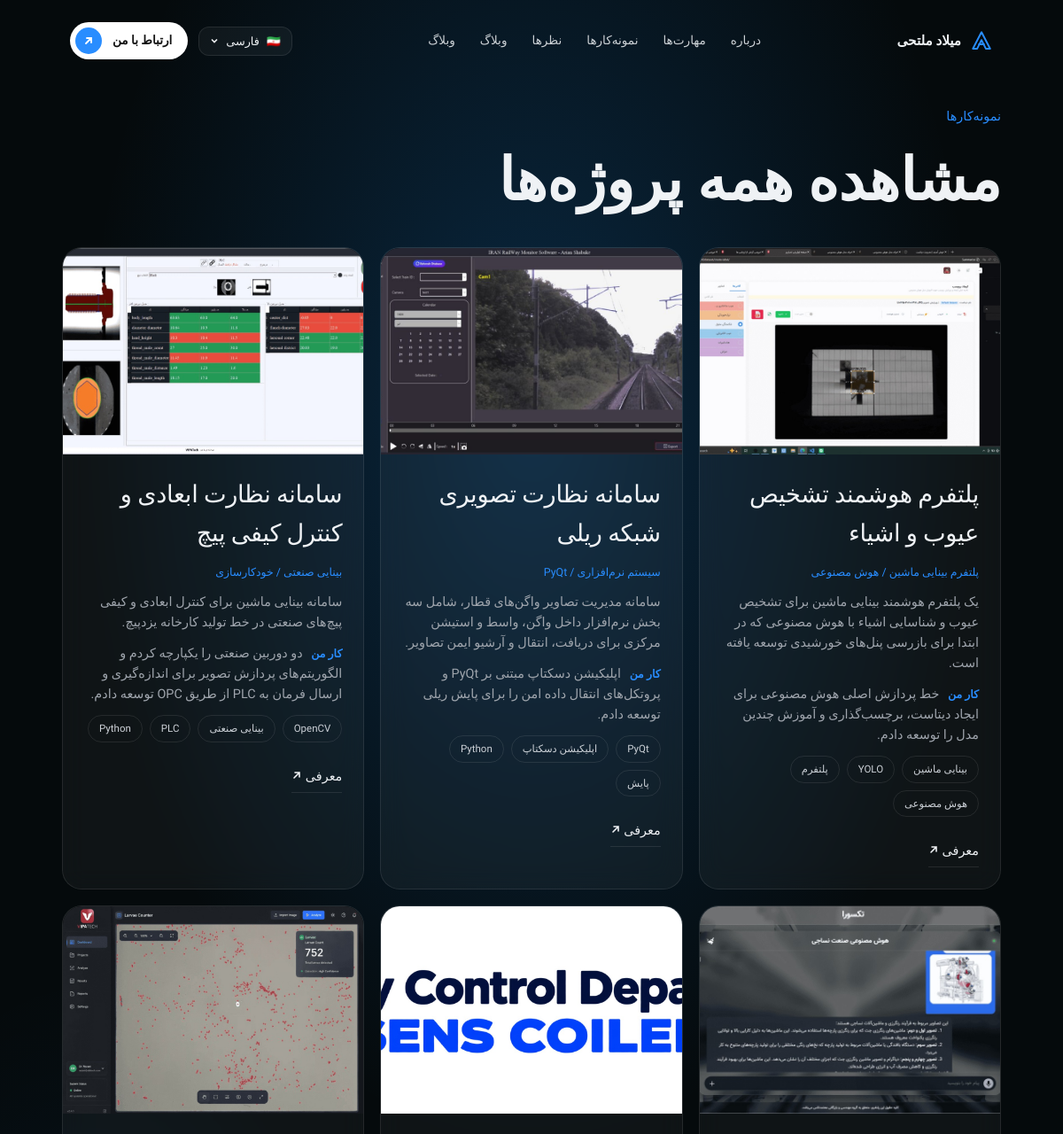
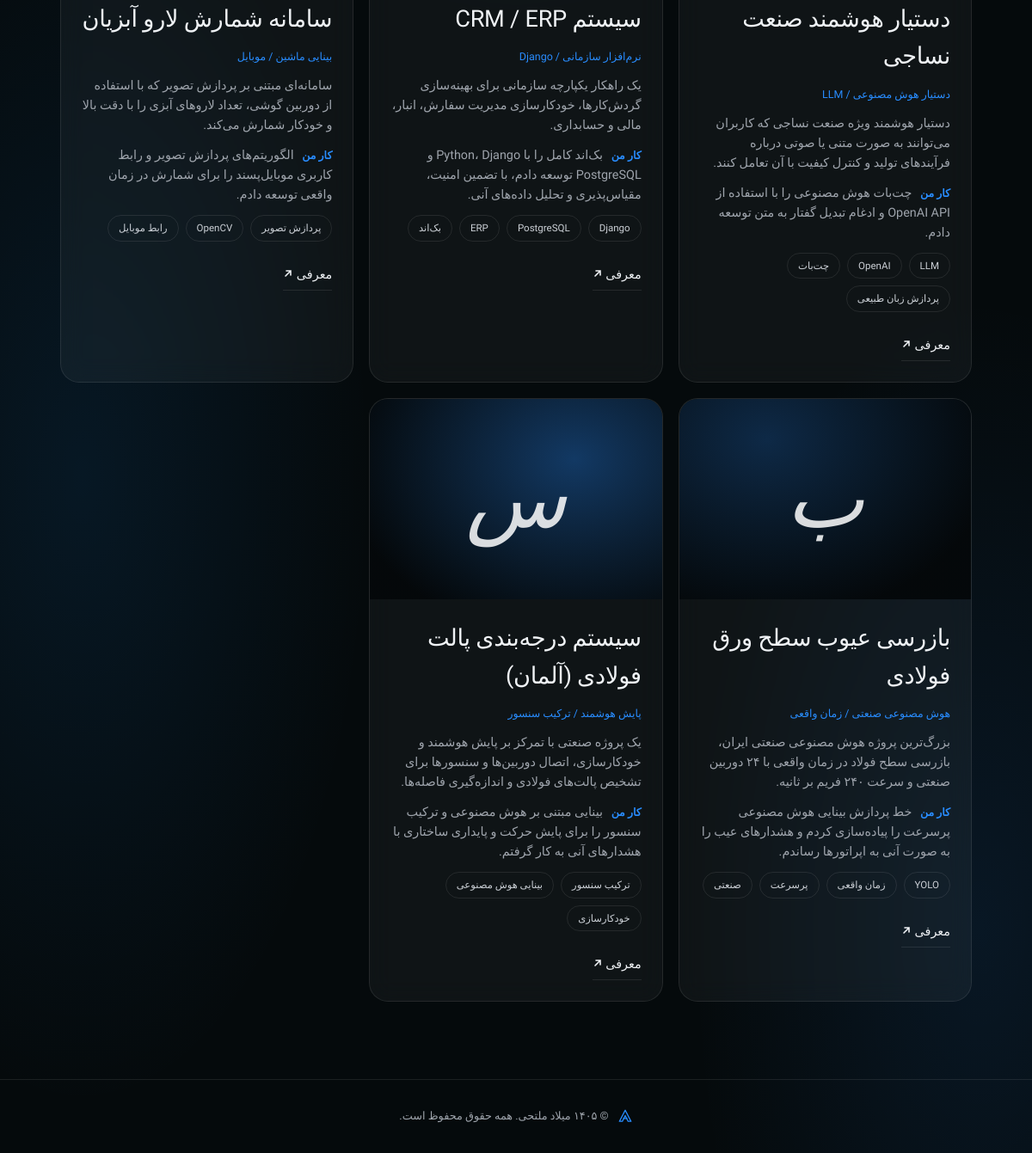
Screenshot of /fa/projects/ with the database file from the repository (2 pictures, top to bottom).
### portfolio/models.py (models this page shows, shortened)
class Bilingual(models.Model):
    class Meta:
        abstract = True
    def tr(self, name, lang):
        other = "en" if lang == "fa" else "fa"
        return getattr(self, f"{name}_{lang}") or getattr(self, f"{name}_{other}")

class Project(Bilingual):
    slug = models.SlugField("اسلاگ (آدرس)", unique=True)
    order = models.PositiveIntegerField("ترتیب", default=0)
    published = models.BooleanField("منتشر شده", default=True)
    image = models.ImageField("تصویر شاخص", upload_to="projects/", blank=True)
    link = models.URLField("لینک پروژه", blank=True)
    title_en = models.CharField("Title (EN)", max_length=120)
    title_fa = models.CharField("عنوان (فارسی)", max_length=120, blank=True)
    kind_en = models.CharField("Type (EN)", max_length=160, blank=True)
    kind_fa = models.CharField("نوع (فارسی)", max_length=160, blank=True)
    desc_en = models.TextField("Short description (EN)")
    desc_fa = models.TextField("توضیح کوتاه (فارسی)", blank=True)
    did_en = models.TextField("What I did (EN)", blank=True)
    did_fa = models.TextField("کار من (فارسی)", blank=True)
    body_en = models.TextField("Case study (EN)", blank=True, help_text="هر پاراگراف را با یک خط خالی جدا کنید")
    body_fa = models.TextField("شرح کامل (فارسی)", blank=True, help_text="هر پاراگراف را با یک خط خالی جدا کنید")
    tags_en = models.CharField("Tags (EN)", max_length=200, blank=True, help_text="با ویرگول جدا کنید")
    tags_fa = models.CharField("تگ‌ها (فارسی)", max_length=200, blank=True, help_text="با ویرگول فارسی یا انگلیسی جدا کنید")
    class Meta:
        ordering = ["order", "id"]
        verbose_name = "پروژه"
        verbose_name_plural = "پروژه‌ها"
    def tag_list(self, lang):
        raw = self.tr("tags", lang).replace("،", ",")
        return [t.strip() for t in raw.split(",") if t.strip()]

### portfolio/views.py (the view)
# urls.py: path("<str:lang>/projects/", views.projects_list, name="projects_list"),
def projects_list(request, lang):
    lang = _lang(lang)
    all_projects = Project.objects.filter(published=True)
    projects = [_project_card(p, lang, i) for i, p in enumerate(all_projects)]
    return render(request, "portfolio/projects_list.html",
                  _ctx(request, lang, "portfolio:projects_list", projects=projects))

### portfolio/context_processors.py (called while the page is built)
def theme(request):
    return {"theme": getattr(settings, "SITE_THEME", "")}

### portfolio/views.py (called while the page is built)
def _lang(lang):
    if lang not in CONTENT:
        raise Http404
    return lang

def _ctx(request, lang, url_name, **kw):
    request.session["lang"] = lang
    return {
        "c": CONTENT[lang],
        "lang": lang,
        "dir": "rtl" if lang == "fa" else "ltr",
        "url_en": reverse(url_name, kwargs={**kw.get("kwargs", {}), "lang": "en"}),
        "url_fa": reverse(url_name, kwargs={**kw.get("kwargs", {}), "lang": "fa"}),
        **{k: v for k, v in kw.items() if k != "kwargs"},
    }

def _project_card(p, lang, i=0):
    main_image = p.image.url if p.image else None
    gallery_images = []
    for img in p.images.all():
        gallery_images.append({
            "url": img.image.url,
            "alt": img.alt_text_fa if lang == "fa" else img.alt_text_en
        })
    if not main_image and gallery_images:
        main_image = gallery_images[0]["url"]
    return {
        "title": p.tr("title", lang),
        "kind": p.tr("kind", lang),
        "desc": p.tr("desc", lang),
        "image": p.image.url if p.image else None,
        "did": p.tr("did", lang),
        "tags": p.tag_list(lang),
        "url": reverse("portfolio:project", args=[lang, p.slug]),
        "link": p.link,
        "image": main_image,
        "gallery": gallery_images,  # <--- لیست عکس‌ها اضافه شد
        "shade": i % 3 + 1,
    }

### portfolio/templates/portfolio/projects_list.html
{% extends "portfolio/base.html" %}
{% load static %}
{% block content %}
<main class="page" style="padding-top: 120px;">
  <p class="eyebrow">{{ c.work.eyebrow }}</p>
  <h1 class="display" style="margin-bottom: 2rem;">{{ c.ui.all_projects|default:"همه پروژه‌ها" }}</h1>
  <div class="projects">
    {% for p in projects %}
    <article class="project glass">
      <a class="shot s{{ p.shade }}" href="{{ p.url }}" aria-label="{{ p.title }}">
        {% if p.image %}
            <img src="{{ p.image }}" alt="" loading="lazy">
        {% else %}
            <span>{{ p.title|slice:":1" }}</span>
        {% endif %}
      </a>
      <div class="project-body">
        <h3><a href="{{ p.url }}">{{ p.title }}</a></h3>
        <small class="kind">{{ p.kind }}</small>
        <p>{{ p.desc }}</p>
        <p class="did"><b>{{ c.work.label }}</b> {{ p.did }}</p>
        <ul class="tags">{% for t in p.tags %}<li>{{ t }}</li>{% endfor %}</ul>
        <a href="{{ p.url }}" class="ulink" style="margin-top: 15px; display: inline-block;">{{ c.ui.overview }}
          <svg width="12" height="12" viewBox="0 0 12 12" fill="none" stroke="currentColor" stroke-width="1.6" stroke-linecap="round"><path d="M3 9 9 3M4 3h5v5"/></svg>
        </a>
      </div>
    </article>
    {% endfor %}
  </div>
</main>
{% endblock %}

### portfolio/templates/portfolio/base.html (shortened to what this page needs)
{% load static %}{% url 'portfolio:home' lang=lang as home_url %}<!doctype html>
<html lang="{{ lang }}" dir="{{ dir }}" data-lang="{{ lang }}" data-theme="{{ theme }}">
<head>
  <link rel="stylesheet" href="{% static 'portfolio/css/style.css' %}">
</head>
<body>
  <div class="bg-glow" aria-hidden="true"></div>
  <header class="nav" id="nav">
    <a href="{{ home_url }}" class="brand">
      {% include "portfolio/_logo.html" with s=26 %}
      <span>{{ c.brand }}</span>
    </a>
    <nav class="nav-links" id="navLinks" aria-label="Main">
      {% for id, label in c.nav %}<a href="{{ home_url }}#{{ id }}">{{ label }}</a>{% endfor %}
      <a href="{% url 'portfolio:blog' lang=lang %}">{{ c.ui.blog }}</a>
    </nav>
    <div class="nav-actions">
      <div class="lang" id="lang">
        <button class="lang-btn" type="button" aria-haspopup="true" aria-expanded="false">
          <span class="flag">{{ c.flag }}</span><span>{{ c.lang_label }}</span>
          <svg width="10" height="10" viewBox="0 0 10 10" fill="none" stroke="currentColor" stroke-width="1.6"><path d="m2 3.5 3 3 3-3"/></svg>
        </button>
      </div>
      <a href="{{ home_url }}#contact" class="pill-btn">
        <span>{{ c.cta }}</span>
        <i class="pill-ico"><svg width="12" height="12" viewBox="0 0 12 12" fill="none" stroke="currentColor" stroke-width="1.8" stroke-linecap="round"><path d="M3 9 9 3M4 3h5v5"/></svg></i>
      </a>
    </div>
  </header>
  {% block content %}{% endblock %}
  <footer class="footer">
    {% include "portfolio/_logo.html" with s=18 %}
    <span>{{ c.footer }}</span>
  </footer>
</body>
</html>

### portfolio/templates/portfolio/_logo.html
<svg class="logo" width="{{ s|default:24 }}" height="{{ s|default:24 }}" viewBox="0 0 32 32" fill="none" stroke="currentColor" stroke-width="2.4" stroke-linecap="round" stroke-linejoin="round" aria-hidden="true"><path d="M16 4 4 27h6l6-12 6 12h6L16 4Z"/><path d="M12.5 21h7"/></svg>

### rows the page displays
Project: title "پلتفرم هوشمند تشخیص عیوب و اشیاء", kind "پلتفرم بینایی ماشین / هوش مصنوعی", desc "یک پلتفرم هوشمند بینایی ماشین برای تشخیص عیوب و شناسایی اشیاء با هوش مصنوعی که در ابتدا برای بازرسی پنل‌های خورشیدی توسعه یافته است.", did "خط پردازش اصلی هوش مصنوعی برای ایجاد دیتاست، برچسب‌گذاری و آموزش چندین مدل را توسعه دادم."
Project: title "سامانه نظارت تصویری شبکه ریلی", kind "سیستم نرم‌افزاری / PyQt", desc "سامانه مدیریت تصاویر واگن‌های قطار، شامل سه بخش نرم‌افزار داخل واگن، واسط و استیشن مرکزی برای دریافت، انتقال و آرشیو ایمن تصاویر.", did "اپلیکیشن دسکتاپ مبتنی بر PyQt و پروتکل‌های انتقال داده امن را برای پایش ریلی توسعه دادم."
Project: title "سامانه نظارت ابعادی و کنترل کیفی پیچ", kind "بینایی صنعتی / خودکارسازی", desc "سامانه بینایی ماشین برای کنترل ابعادی و کیفی پیچ‌های صنعتی در خط تولید کارخانه یزدپیچ.", did "دو دوربین صنعتی را یکپارچه کردم و الگوریتم‌های پردازش تصویر برای اندازه‌گیری و ارسال فرمان به PLC از طریق OPC توسعه دادم."
Project: title "دستیار هوشمند صنعت نساجی", kind "دستیار هوش مصنوعی / LLM", desc "دستیار هوشمند ویژه صنعت نساجی که کاربران می‌توانند به صورت متنی یا صوتی درباره فرآیندهای تولید و کنترل کیفیت با آن تعامل کنند.", did "چت‌بات هوش مصنوعی را با استفاده از OpenAI API و ادغام تبدیل گفتار به متن توسعه دادم."
Project: title "سیستم CRM / ERP", kind "نرم‌افزار سازمانی / Django", desc "یک راهکار یکپارچه سازمانی برای بهینه‌سازی گردش‌کارها، خودکارسازی مدیریت سفارش، انبار، مالی و حسابداری.", did "بک‌اند کامل را با Python، Django و PostgreSQL توسعه دادم، با تضمین امنیت، مقیاس‌پذیری و تحلیل داده‌های آنی."
Project: title "سامانه شمارش لارو آبزیان", kind "بینایی ماشین / موبایل", desc "سامانه‌ای مبتنی بر پردازش تصویر که با استفاده از دوربین گوشی، تعداد لاروهای آبزی را با دقت بالا و خودکار شمارش می‌کند.", did "الگوریتم‌های پردازش تصویر و رابط کاربری موبایل‌پسند را برای شمارش در زمان واقعی توسعه دادم."
Project: title "ب", title "بازرسی عیوب سطح ورق فولادی", kind "هوش مصنوعی صنعتی / زمان واقعی", desc "بزرگ‌ترین پروژه هوش مصنوعی صنعتی ایران، بازرسی سطح فولاد در زمان واقعی با ۲۴ دوربین صنعتی و سرعت ۲۴۰ فریم بر ثانیه.", did "خط پردازش بینایی هوش مصنوعی پرسرعت را پیاده‌سازی کردم و هشدارهای عیب را به صورت آنی به اپراتورها رساندم."
Project: title "س", title "سیستم درجه‌بندی پالت فولادی (آلمان)", kind "پایش هوشمند / ترکیب سنسور", desc "یک پروژه صنعتی با تمرکز بر پایش هوشمند و خودکارسازی، اتصال دوربین‌ها و سنسورها برای تشخیص پالت‌های فولادی و اندازه‌گیری فاصله‌ها.", did "بینایی مبتنی بر هوش مصنوعی و ترکیب سنسور را برای پایش حرکت و پایداری ساختاری با هشدارهای آنی به کار گرفتم."

### other values shown
{{ c.brand }} "میلاد ملتحی"
{{ label }} "درباره" "مهارت‌ها" "نمونه‌کارها" "نظرها" "وبلاگ"
{{ c.ui.blog }} "وبلاگ"
{{ c.flag }} "🇮🇷"
{{ c.lang_label }} "فارسی"
{{ c.cta }} "ارتباط با من"
{{ c.work.eyebrow }} "نمونه‌کارها"
{{ c.ui.all_projects|default:"همه پروژه‌ها" }} "مشاهده همه پروژه‌ها"
{{ c.work.label }} "کار من" "کار من" "کار من" "کار من" "کار من" "کار من" "کار من" "کار من"
{{ t }} "بینایی ماشین" "YOLO" "پلتفرم" "هوش مصنوعی" "PyQt" "اپلیکیشن دسکتاپ" "Python" "پایش" "OpenCV" "بینایی صنعتی" "PLC" "Python" "LLM" "OpenAI" "چت‌بات" "پردازش زبان طبیعی" "Django" "PostgreSQL" "ERP" "بک‌اند" "پردازش تصویر" "OpenCV" "رابط موبایل" "YOLO" "زمان واقعی" "پرسرعت" "صنعتی" "ترکیب سنسور" "بینایی هوش مصنوعی" "خودکارسازی"
{{ c.ui.overview }} "معرفی" "معرفی" "معرفی" "معرفی" "معرفی" "معرفی" "معرفی" "معرفی"
{{ c.footer }} "© ۱۴۰۵ میلاد ملتحی. همه حقوق محفوظ است."
